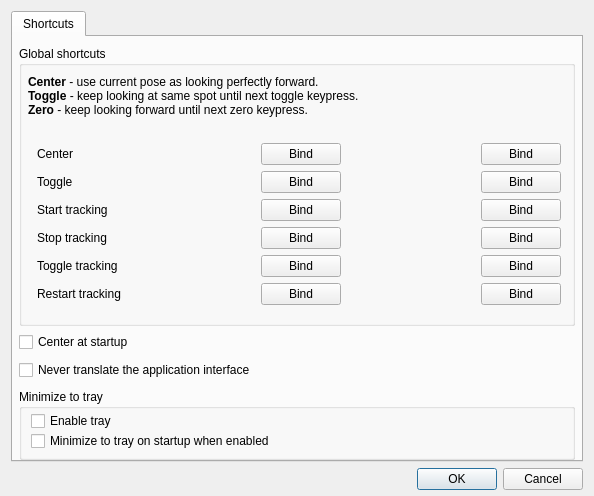
<?xml version="1.0" encoding="UTF-8"?>
<ui version="4.0">
 <class>options_dialog</class>
 <widget class="QWidget" name="options_dialog">
  <property name="geometry">
   <rect>
    <x>0</x>
    <y>0</y>
    <width>585</width>
    <height>496</height>
   </rect>
  </property>
  <property name="sizePolicy">
   <sizepolicy hsizetype="Maximum" vsizetype="Maximum">
    <horstretch>0</horstretch>
    <verstretch>0</verstretch>
   </sizepolicy>
  </property>
  <property name="windowTitle">
   <string>Options</string>
  </property>
  <property name="windowIcon">
   <iconset>
    <normaloff>images/facetracknoir.png</normaloff>images/facetracknoir.png</iconset>
  </property>
  <property name="layoutDirection">
   <enum>Qt::LeftToRight</enum>
  </property>
  <property name="autoFillBackground">
   <bool>false</bool>
  </property>
  <layout class="QVBoxLayout" name="verticalLayout_5">
   <property name="bottomMargin">
    <number>6</number>
   </property>
   <item>
    <widget class="QTabWidget" name="tabWidget">
     <property name="sizePolicy">
      <sizepolicy hsizetype="Preferred" vsizetype="Preferred">
       <horstretch>0</horstretch>
       <verstretch>0</verstretch>
      </sizepolicy>
     </property>
     <property name="currentIndex">
      <number>0</number>
     </property>
     <property name="usesScrollButtons">
      <bool>false</bool>
     </property>
     <widget class="QWidget" name="tab">
      <property name="sizePolicy">
       <sizepolicy hsizetype="Maximum" vsizetype="Maximum">
        <horstretch>0</horstretch>
        <verstretch>0</verstretch>
       </sizepolicy>
      </property>
      <attribute name="title">
       <string>Shortcuts</string>
      </attribute>
      <layout class="QVBoxLayout" name="verticalLayout">
       <property name="leftMargin">
        <number>6</number>
       </property>
       <property name="rightMargin">
        <number>6</number>
       </property>
       <property name="bottomMargin">
        <number>0</number>
       </property>
       <item>
        <widget class="QGroupBox" name="groupBox_8">
         <property name="sizePolicy">
          <sizepolicy hsizetype="MinimumExpanding" vsizetype="Maximum">
           <horstretch>0</horstretch>
           <verstretch>0</verstretch>
          </sizepolicy>
         </property>
         <property name="title">
          <string>Global shortcuts</string>
         </property>
         <property name="alignment">
          <set>Qt::AlignLeading|Qt::AlignLeft|Qt::AlignTop</set>
         </property>
         <layout class="QVBoxLayout" name="verticalLayout_8">
          <property name="spacing">
           <number>3</number>
          </property>
          <property name="leftMargin">
           <number>6</number>
          </property>
          <item>
           <widget class="QLabel" name="label_23">
            <property name="sizePolicy">
             <sizepolicy hsizetype="Minimum" vsizetype="Maximum">
              <horstretch>0</horstretch>
              <verstretch>0</verstretch>
             </sizepolicy>
            </property>
            <property name="text">
             <string>&lt;html&gt;&lt;head/&gt;&lt;body&gt;&lt;p&gt;&lt;span style=&quot; font-weight:600;&quot;&gt;Center&lt;/span&gt; - use current pose as looking perfectly forward.&lt;br/&gt;&lt;span style=&quot; font-weight:600;&quot;&gt;Toggle&lt;/span&gt; - keep looking at same spot until next toggle keypress.&lt;br/&gt;&lt;span style=&quot; font-weight:600;&quot;&gt;Zero&lt;/span&gt; - keep looking forward until next zero keypress.&lt;br/&gt;&lt;/p&gt;&lt;/body&gt;&lt;/html&gt;</string>
            </property>
            <property name="wordWrap">
             <bool>true</bool>
            </property>
           </widget>
          </item>
          <item>
           <widget class="QGroupBox" name="groupBox">
            <property name="styleSheet">
             <string notr="true">QGroupBox { border: 0; }</string>
            </property>
            <layout class="QGridLayout" name="gridLayout_8">
             <property name="leftMargin">
              <number>9</number>
             </property>
             <property name="rightMargin">
              <number>2</number>
             </property>
             <property name="horizontalSpacing">
              <number>20</number>
             </property>
             <item row="3" column="1">
              <widget class="QLabel" name="stop_tracking_text">
               <property name="sizePolicy">
                <sizepolicy hsizetype="Minimum" vsizetype="Maximum">
                 <horstretch>255</horstretch>
                 <verstretch>0</verstretch>
                </sizepolicy>
               </property>
               <property name="minimumSize">
                <size>
                 <width>100</width>
                 <height>0</height>
                </size>
               </property>
               <property name="text">
                <string/>
               </property>
              </widget>
             </item>
             <item row="1" column="1">
              <widget class="QLabel" name="toggle_text">
               <property name="sizePolicy">
                <sizepolicy hsizetype="Minimum" vsizetype="Maximum">
                 <horstretch>255</horstretch>
                 <verstretch>0</verstretch>
                </sizepolicy>
               </property>
               <property name="minimumSize">
                <size>
                 <width>100</width>
                 <height>0</height>
                </size>
               </property>
               <property name="text">
                <string/>
               </property>
              </widget>
             </item>
             <item row="0" column="0">
              <widget class="QLabel" name="_textLabel2_3">
               <property name="sizePolicy">
                <sizepolicy hsizetype="Maximum" vsizetype="Maximum">
                 <horstretch>0</horstretch>
                 <verstretch>0</verstretch>
                </sizepolicy>
               </property>
               <property name="text">
                <string>Center</string>
               </property>
               <property name="wordWrap">
                <bool>false</bool>
               </property>
              </widget>
             </item>
             <item row="5" column="3">
              <widget class="QLabel" name="restart_tracking_text_2">
               <property name="sizePolicy">
                <sizepolicy hsizetype="Minimum" vsizetype="Maximum">
                 <horstretch>255</horstretch>
                 <verstretch>0</verstretch>
                </sizepolicy>
               </property>
               <property name="minimumSize">
                <size>
                 <width>100</width>
                 <height>0</height>
                </size>
               </property>
               <property name="text">
                <string/>
               </property>
              </widget>
             </item>
             <item row="5" column="4">
              <widget class="QPushButton" name="bind_restart_tracking_2">
               <property name="sizePolicy">
                <sizepolicy hsizetype="Maximum" vsizetype="Maximum">
                 <horstretch>0</horstretch>
                 <verstretch>0</verstretch>
                </sizepolicy>
               </property>
               <property name="text">
                <string>Bind</string>
               </property>
              </widget>
             </item>
             <item row="4" column="4">
              <widget class="QPushButton" name="bind_toggle_tracking_2">
               <property name="sizePolicy">
                <sizepolicy hsizetype="Maximum" vsizetype="Maximum">
                 <horstretch>0</horstretch>
                 <verstretch>0</verstretch>
                </sizepolicy>
               </property>
               <property name="text">
                <string>Bind</string>
               </property>
              </widget>
             </item>
             <item row="4" column="1">
              <widget class="QLabel" name="toggle_tracking_text">
               <property name="sizePolicy">
                <sizepolicy hsizetype="Minimum" vsizetype="Maximum">
                 <horstretch>255</horstretch>
                 <verstretch>0</verstretch>
                </sizepolicy>
               </property>
               <property name="minimumSize">
                <size>
                 <width>100</width>
                 <height>0</height>
                </size>
               </property>
               <property name="text">
                <string/>
               </property>
              </widget>
             </item>
             <item row="2" column="0">
              <widget class="QLabel" name="_textLabel2_7">
               <property name="sizePolicy">
                <sizepolicy hsizetype="Maximum" vsizetype="Maximum">
                 <horstretch>0</horstretch>
                 <verstretch>0</verstretch>
                </sizepolicy>
               </property>
               <property name="text">
                <string>Start tracking</string>
               </property>
               <property name="wordWrap">
                <bool>false</bool>
               </property>
              </widget>
             </item>
             <item row="3" column="2">
              <widget class="QPushButton" name="bind_stop">
               <property name="sizePolicy">
                <sizepolicy hsizetype="Maximum" vsizetype="Maximum">
                 <horstretch>0</horstretch>
                 <verstretch>0</verstretch>
                </sizepolicy>
               </property>
               <property name="text">
                <string>Bind</string>
               </property>
              </widget>
             </item>
             <item row="0" column="1">
              <widget class="QLabel" name="center_text">
               <property name="sizePolicy">
                <sizepolicy hsizetype="Minimum" vsizetype="Maximum">
                 <horstretch>255</horstretch>
                 <verstretch>0</verstretch>
                </sizepolicy>
               </property>
               <property name="minimumSize">
                <size>
                 <width>100</width>
                 <height>0</height>
                </size>
               </property>
               <property name="text">
                <string/>
               </property>
              </widget>
             </item>
             <item row="3" column="0">
              <widget class="QLabel" name="_textLabel2_8">
               <property name="sizePolicy">
                <sizepolicy hsizetype="Maximum" vsizetype="Maximum">
                 <horstretch>0</horstretch>
                 <verstretch>0</verstretch>
                </sizepolicy>
               </property>
               <property name="text">
                <string>Stop tracking</string>
               </property>
               <property name="wordWrap">
                <bool>false</bool>
               </property>
              </widget>
             </item>
             <item row="0" column="2">
              <widget class="QPushButton" name="bind_center">
               <property name="sizePolicy">
                <sizepolicy hsizetype="Maximum" vsizetype="Maximum">
                 <horstretch>0</horstretch>
                 <verstretch>0</verstretch>
                </sizepolicy>
               </property>
               <property name="text">
                <string>Bind</string>
               </property>
              </widget>
             </item>
             <item row="1" column="0">
              <widget class="QLabel" name="_textLabel2_5">
               <property name="sizePolicy">
                <sizepolicy hsizetype="Maximum" vsizetype="Maximum">
                 <horstretch>0</horstretch>
                 <verstretch>0</verstretch>
                </sizepolicy>
               </property>
               <property name="text">
                <string>Toggle</string>
               </property>
               <property name="wordWrap">
                <bool>false</bool>
               </property>
              </widget>
             </item>
             <item row="5" column="0">
              <widget class="QLabel" name="_textLabel2_10">
               <property name="sizePolicy">
                <sizepolicy hsizetype="Maximum" vsizetype="Maximum">
                 <horstretch>0</horstretch>
                 <verstretch>0</verstretch>
                </sizepolicy>
               </property>
               <property name="text">
                <string>Restart tracking</string>
               </property>
               <property name="wordWrap">
                <bool>false</bool>
               </property>
              </widget>
             </item>
             <item row="5" column="1">
              <widget class="QLabel" name="restart_tracking_text">
               <property name="sizePolicy">
                <sizepolicy hsizetype="Minimum" vsizetype="Maximum">
                 <horstretch>255</horstretch>
                 <verstretch>0</verstretch>
                </sizepolicy>
               </property>
               <property name="minimumSize">
                <size>
                 <width>100</width>
                 <height>0</height>
                </size>
               </property>
               <property name="text">
                <string/>
               </property>
              </widget>
             </item>
             <item row="4" column="2">
              <widget class="QPushButton" name="bind_toggle_tracking">
               <property name="sizePolicy">
                <sizepolicy hsizetype="Maximum" vsizetype="Maximum">
                 <horstretch>0</horstretch>
                 <verstretch>0</verstretch>
                </sizepolicy>
               </property>
               <property name="text">
                <string>Bind</string>
               </property>
              </widget>
             </item>
             <item row="5" column="2">
              <widget class="QPushButton" name="bind_restart_tracking">
               <property name="sizePolicy">
                <sizepolicy hsizetype="Maximum" vsizetype="Maximum">
                 <horstretch>0</horstretch>
                 <verstretch>0</verstretch>
                </sizepolicy>
               </property>
               <property name="text">
                <string>Bind</string>
               </property>
              </widget>
             </item>
             <item row="4" column="0">
              <widget class="QLabel" name="_textLabel2_9">
               <property name="sizePolicy">
                <sizepolicy hsizetype="Maximum" vsizetype="Maximum">
                 <horstretch>0</horstretch>
                 <verstretch>0</verstretch>
                </sizepolicy>
               </property>
               <property name="text">
                <string>Toggle tracking</string>
               </property>
               <property name="wordWrap">
                <bool>false</bool>
               </property>
              </widget>
             </item>
             <item row="1" column="2">
              <widget class="QPushButton" name="bind_toggle">
               <property name="sizePolicy">
                <sizepolicy hsizetype="Maximum" vsizetype="Maximum">
                 <horstretch>0</horstretch>
                 <verstretch>0</verstretch>
                </sizepolicy>
               </property>
               <property name="text">
                <string>Bind</string>
               </property>
              </widget>
             </item>
             <item row="2" column="1">
              <widget class="QLabel" name="start_tracking_text">
               <property name="sizePolicy">
                <sizepolicy hsizetype="Minimum" vsizetype="Maximum">
                 <horstretch>255</horstretch>
                 <verstretch>0</verstretch>
                </sizepolicy>
               </property>
               <property name="minimumSize">
                <size>
                 <width>100</width>
                 <height>0</height>
                </size>
               </property>
               <property name="text">
                <string/>
               </property>
              </widget>
             </item>
             <item row="2" column="2">
              <widget class="QPushButton" name="bind_start">
               <property name="sizePolicy">
                <sizepolicy hsizetype="Maximum" vsizetype="Maximum">
                 <horstretch>0</horstretch>
                 <verstretch>0</verstretch>
                </sizepolicy>
               </property>
               <property name="text">
                <string>Bind</string>
               </property>
              </widget>
             </item>
             <item row="0" column="3">
              <widget class="QLabel" name="center_text_2">
               <property name="sizePolicy">
                <sizepolicy hsizetype="Minimum" vsizetype="Maximum">
                 <horstretch>255</horstretch>
                 <verstretch>0</verstretch>
                </sizepolicy>
               </property>
               <property name="minimumSize">
                <size>
                 <width>100</width>
                 <height>0</height>
                </size>
               </property>
               <property name="text">
                <string/>
               </property>
              </widget>
             </item>
             <item row="1" column="3">
              <widget class="QLabel" name="toggle_text_2">
               <property name="sizePolicy">
                <sizepolicy hsizetype="Minimum" vsizetype="Maximum">
                 <horstretch>255</horstretch>
                 <verstretch>0</verstretch>
                </sizepolicy>
               </property>
               <property name="minimumSize">
                <size>
                 <width>100</width>
                 <height>0</height>
                </size>
               </property>
               <property name="text">
                <string/>
               </property>
              </widget>
             </item>
             <item row="1" column="4">
              <widget class="QPushButton" name="bind_toggle_2">
               <property name="sizePolicy">
                <sizepolicy hsizetype="Maximum" vsizetype="Maximum">
                 <horstretch>0</horstretch>
                 <verstretch>0</verstretch>
                </sizepolicy>
               </property>
               <property name="text">
                <string>Bind</string>
               </property>
              </widget>
             </item>
             <item row="0" column="4">
              <widget class="QPushButton" name="bind_center_2">
               <property name="sizePolicy">
                <sizepolicy hsizetype="Maximum" vsizetype="Maximum">
                 <horstretch>0</horstretch>
                 <verstretch>0</verstretch>
                </sizepolicy>
               </property>
               <property name="text">
                <string>Bind</string>
               </property>
              </widget>
             </item>
             <item row="2" column="3">
              <widget class="QLabel" name="start_tracking_text_2">
               <property name="sizePolicy">
                <sizepolicy hsizetype="Minimum" vsizetype="Maximum">
                 <horstretch>255</horstretch>
                 <verstretch>0</verstretch>
                </sizepolicy>
               </property>
               <property name="minimumSize">
                <size>
                 <width>100</width>
                 <height>0</height>
                </size>
               </property>
               <property name="text">
                <string/>
               </property>
              </widget>
             </item>
             <item row="3" column="3">
              <widget class="QLabel" name="stop_tracking_text_2">
               <property name="sizePolicy">
                <sizepolicy hsizetype="Minimum" vsizetype="Maximum">
                 <horstretch>255</horstretch>
                 <verstretch>0</verstretch>
                </sizepolicy>
               </property>
               <property name="minimumSize">
                <size>
                 <width>100</width>
                 <height>0</height>
                </size>
               </property>
               <property name="text">
                <string/>
               </property>
              </widget>
             </item>
             <item row="4" column="3">
              <widget class="QLabel" name="toggle_tracking_text_2">
               <property name="sizePolicy">
                <sizepolicy hsizetype="Minimum" vsizetype="Maximum">
                 <horstretch>255</horstretch>
                 <verstretch>0</verstretch>
                </sizepolicy>
               </property>
               <property name="minimumSize">
                <size>
                 <width>100</width>
                 <height>0</height>
                </size>
               </property>
               <property name="text">
                <string/>
               </property>
              </widget>
             </item>
             <item row="2" column="4">
              <widget class="QPushButton" name="bind_start_2">
               <property name="sizePolicy">
                <sizepolicy hsizetype="Maximum" vsizetype="Maximum">
                 <horstretch>0</horstretch>
                 <verstretch>0</verstretch>
                </sizepolicy>
               </property>
               <property name="text">
                <string>Bind</string>
               </property>
              </widget>
             </item>
             <item row="3" column="4">
              <widget class="QPushButton" name="bind_stop_2">
               <property name="sizePolicy">
                <sizepolicy hsizetype="Maximum" vsizetype="Maximum">
                 <horstretch>0</horstretch>
                 <verstretch>0</verstretch>
                </sizepolicy>
               </property>
               <property name="text">
                <string>Bind</string>
               </property>
              </widget>
             </item>
            </layout>
           </widget>
          </item>
         </layout>
        </widget>
       </item>
       <item>
        <widget class="QCheckBox" name="center_at_startup">
         <property name="sizePolicy">
          <sizepolicy hsizetype="Minimum" vsizetype="Maximum">
           <horstretch>0</horstretch>
           <verstretch>0</verstretch>
          </sizepolicy>
         </property>
         <property name="text">
          <string>Center at startup</string>
         </property>
        </widget>
       </item>
       <item>
        <widget class="QFrame" name="frame_3">
         <property name="frameShape">
          <enum>QFrame::NoFrame</enum>
         </property>
         <layout class="QHBoxLayout" name="horizontalLayout_2">
          <property name="spacing">
           <number>0</number>
          </property>
          <property name="leftMargin">
           <number>0</number>
          </property>
          <property name="topMargin">
           <number>0</number>
          </property>
          <property name="rightMargin">
           <number>0</number>
          </property>
          <property name="bottomMargin">
           <number>0</number>
          </property>
          <item>
           <widget class="QCheckBox" name="disable_translation">
            <property name="sizePolicy">
             <sizepolicy hsizetype="Minimum" vsizetype="Maximum">
              <horstretch>0</horstretch>
              <verstretch>0</verstretch>
             </sizepolicy>
            </property>
            <property name="text">
             <string>Never translate the application interface</string>
            </property>
           </widget>
          </item>
          <item>
           <widget class="QLabel" name="label_29">
            <property name="text">
             <string/>
            </property>
            <property name="pixmap">
             <pixmap resource="opentrack-res.qrc">:/images/english.png</pixmap>
            </property>
           </widget>
          </item>
         </layout>
        </widget>
       </item>
       <item>
        <widget class="QGroupBox" name="groupBox_11">
         <property name="sizePolicy">
          <sizepolicy hsizetype="Preferred" vsizetype="Maximum">
           <horstretch>0</horstretch>
           <verstretch>0</verstretch>
          </sizepolicy>
         </property>
         <property name="title">
          <string>Minimize to tray</string>
         </property>
         <property name="alignment">
          <set>Qt::AlignLeading|Qt::AlignLeft|Qt::AlignTop</set>
         </property>
         <layout class="QVBoxLayout" name="verticalLayout_3">
          <property name="spacing">
           <number>0</number>
          </property>
          <property name="topMargin">
           <number>2</number>
          </property>
          <property name="bottomMargin">
           <number>6</number>
          </property>
          <item>
           <widget class="QCheckBox" name="trayp">
            <property name="sizePolicy">
             <sizepolicy hsizetype="Minimum" vsizetype="Preferred">
              <horstretch>0</horstretch>
              <verstretch>0</verstretch>
             </sizepolicy>
            </property>
            <property name="text">
             <string>Enable tray</string>
            </property>
           </widget>
          </item>
          <item>
           <widget class="QCheckBox" name="tray_start">
            <property name="sizePolicy">
             <sizepolicy hsizetype="Minimum" vsizetype="Preferred">
              <horstretch>0</horstretch>
              <verstretch>0</verstretch>
             </sizepolicy>
            </property>
            <property name="text">
             <string>Minimize to tray on startup when enabled</string>
            </property>
           </widget>
          </item>
         </layout>
        </widget>
       </item>
      </layout>
     </widget>
    </widget>
   </item>
   <item>
    <widget class="QDialogButtonBox" name="buttonBox">
     <property name="standardButtons">
      <set>QDialogButtonBox::Cancel|QDialogButtonBox::Ok</set>
     </property>
    </widget>
   </item>
  </layout>
 </widget>
 <tabstops>
  <tabstop>tabWidget</tabstop>
  <tabstop>bind_center</tabstop>
  <tabstop>bind_toggle</tabstop>
  <tabstop>bind_start</tabstop>
  <tabstop>bind_stop</tabstop>
  <tabstop>bind_toggle_tracking</tabstop>
  <tabstop>bind_restart_tracking</tabstop>
  <tabstop>trayp</tabstop>
  <tabstop>tray_start</tabstop>
 </tabstops>
 <resources>
  <include location="opentrack-res.qrc"/>
 </resources>
 <connections/>
 <slots>
  <slot>startEngineClicked()</slot>
  <slot>stopEngineClicked()</slot>
  <slot>cameraSettingsClicked()</slot>
 </slots>
</ui>
